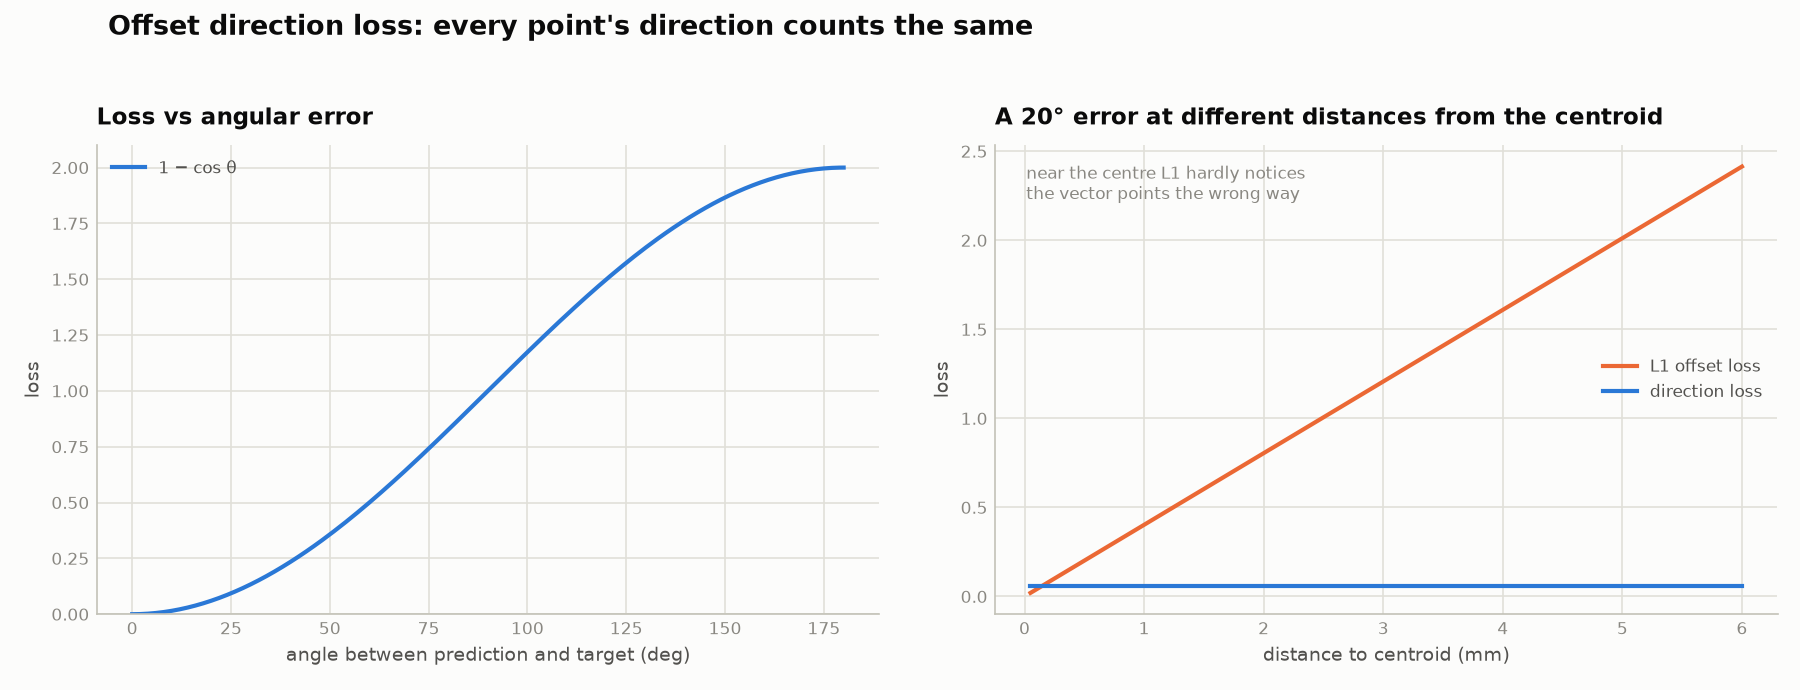

Python code for this plot:
"""Cosine loss on the direction of the predicted centroid offset (port of the
direction half of `train.offset_loss`).

Run `python algorithm/loss/common/offset_direction_loss.py` to check it and
save `offset_direction_loss.png` next to this file.
"""
from __future__ import annotations

import argparse
import sys
from pathlib import Path

import torch
import torch.nn as nn

MIN_NORM = 1e-4       # mm: below this an offset has no direction to speak of


# ----------------------------------------------------------------- loss
def offset_direction_loss(offset: torch.Tensor, target: torch.Tensor, mask: torch.Tensor) -> torch.Tensor:
    """Mean over the `mask` [N] points of 1 - cos(offset, target).

    L1 on the offset is dominated by the points far from their centroid; near
    the centre the vector is short and L1 barely cares where it points.  The
    cosine weighs every point's direction the same, which is what separates
    two touching teeth at their contact.
    """
    if not bool(mask.any()):
        return offset.sum() * 0
    p, g = offset[mask], target[mask]
    pn = p / p.norm(dim=1, keepdim=True).clamp_min(MIN_NORM)
    gn = g / g.norm(dim=1, keepdim=True).clamp_min(MIN_NORM)
    return (1 - (pn * gn).sum(1)).mean()


class OffsetDirectionLoss(nn.Module):
    def forward(self, offset: torch.Tensor, target: torch.Tensor, mask: torch.Tensor) -> torch.Tensor:
        return offset_direction_loss(offset, target, mask)


# ----------------------------------------------------------------- checks
def self_check() -> None:
    torch.manual_seed(0)
    g = torch.randn(200, 3)
    mask = torch.ones(200, dtype=torch.bool)
    for scale, want in ((1.0, 0.0), (-1.0, 2.0)):
        got = offset_direction_loss(g * 3 * scale, g, mask)
        print(f"offset = {scale:+.0f} * 3 * target  loss = {got:.6f}  (want {want})")
        assert abs(float(got) - want) < 1e-5
    ortho = torch.cross(g, torch.randn(200, 3), dim=1)
    assert abs(float(offset_direction_loss(ortho, g, mask)) - 1.0) < 1e-5
    print("self-check ok")


# ----------------------------------------------------------------- plot
def plot_offset_direction_loss(save_path: str | None = None, show: bool = False) -> None:
    import math

    import matplotlib.pyplot as plt

    from algorithm.loss.common.plot_style import BLUE, INK, MUTED, ORANGE, SURFACE, legend, save, style
    from algorithm.loss.common.offset_loss import offset_loss

    fig, axes = plt.subplots(1, 2, figsize=(12, 4.6), facecolor=SURFACE)
    fig.suptitle("Offset direction loss: every point's direction counts the same",
                 x=0.06, ha="left", color=INK, fontsize=13, fontweight="bold")

    ax = axes[0]
    style(ax, "Loss vs angular error", "angle between prediction and target (deg)", "loss")
    deg = torch.linspace(0, 180, 181)
    ax.plot(deg, 1 - torch.cos(torch.deg2rad(deg)), color=BLUE, lw=2, label="1 − cos θ")
    ax.set_ylim(bottom=0)
    legend(ax, loc="upper left")

    ax = axes[1]
    style(ax, "A 20° error at different distances from the centroid", "distance to centroid (mm)", "loss")
    dist = torch.linspace(0.05, 6, 120)
    g = torch.stack([dist, torch.zeros_like(dist), torch.zeros_like(dist)], 1)
    a = math.radians(20)
    p = torch.stack([dist * math.cos(a), dist * math.sin(a), torch.zeros_like(dist)], 1)
    one = torch.ones(1, dtype=torch.bool)
    l1 = [float(offset_loss(p[i:i + 1], g[i:i + 1], one)) for i in range(len(dist))]
    cos = [float(offset_direction_loss(p[i:i + 1], g[i:i + 1], one)) for i in range(len(dist))]
    ax.plot(dist, l1, color=ORANGE, lw=2, label="L1 offset loss")
    ax.plot(dist, cos, color=BLUE, lw=2, label="direction loss")
    ax.text(0.04, 0.96, "near the centre L1 hardly notices\nthe vector points the wrong way",
            transform=ax.transAxes, ha="left", va="top", color=MUTED, fontsize=8)
    legend(ax, loc="center right")
    save(fig, save_path, show)


if __name__ == "__main__":
    sys.path.insert(0, str(Path(__file__).resolve().parents[3]))     # segmentation3d/
    ap = argparse.ArgumentParser()
    ap.add_argument("--out", default=str(Path(__file__).with_suffix(".png")))
    ap.add_argument("--show", action="store_true")
    a = ap.parse_args()
    self_check()
    plot_offset_direction_loss(a.out, a.show)
